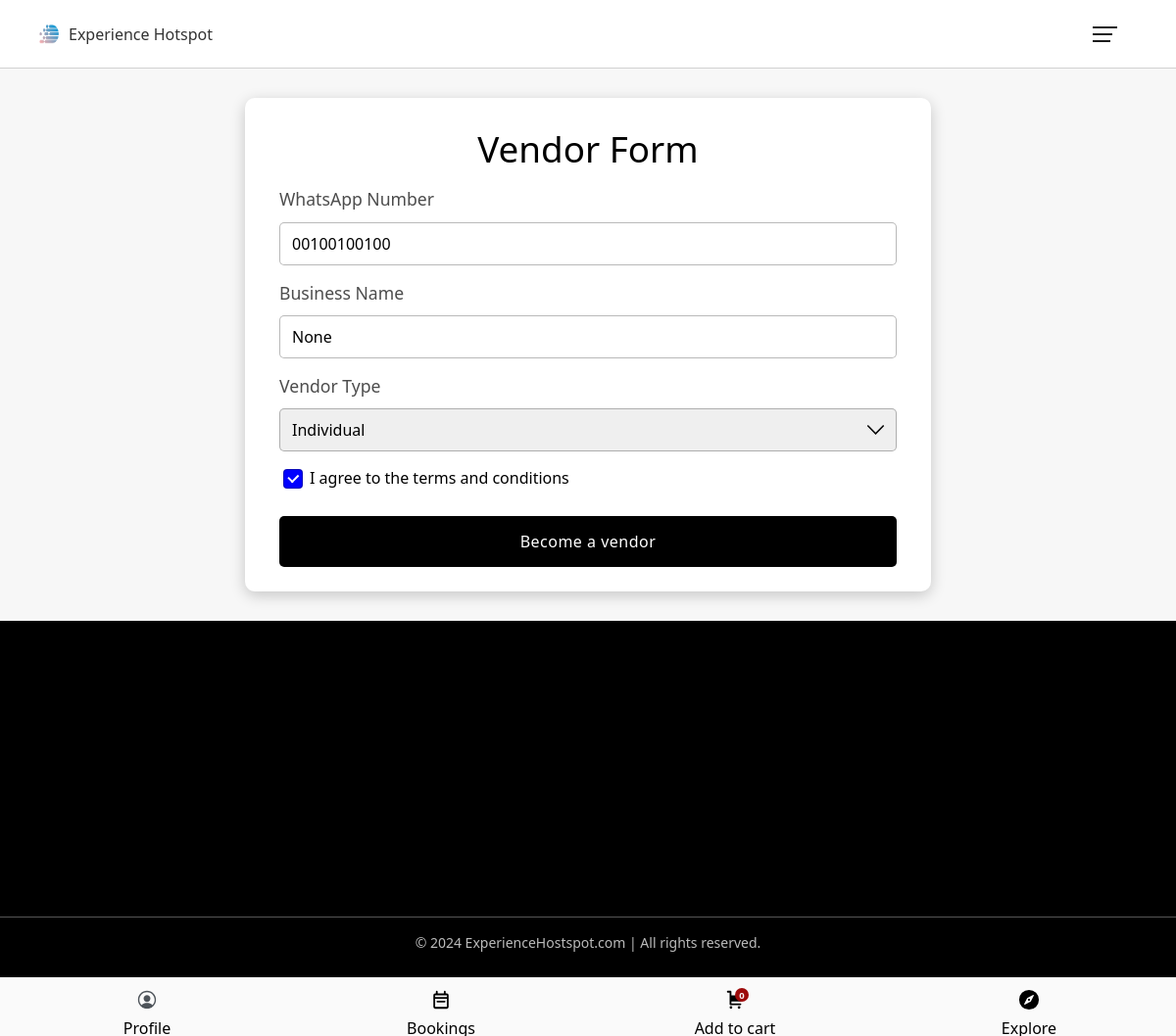
Screenshot of /vendor/form (signed in) with the database file from the repository.
### base/models.py (models this page shows, shortened)
class CustomUser(AbstractUser):
    phone_number = models.CharField(max_length=15, null=True, blank=True)
    business_name = models.CharField(max_length=255, null=True, blank=True)
    vendor_type = models.CharField(max_length=20, choices=[('individual', 'Individual'), ('small_business', 'Small Business'), ('organization', 'Organization')], null=True, blank=True)
    verification_code = models.CharField(max_length=6, blank=True, null=True)  # Store the verification code
    is_verified = models.BooleanField(default=False)
    is_agreed = models.BooleanField(default=False)
    is_vendor  = models.BooleanField(default=False)
    is_online = models.BooleanField(default=False)
    date_birth =models.DateField( null=True)
    role = models.CharField(max_length=10, choices=[('user', 'User'), ('vendor', 'Vendor')], default='user')

### Vendors/views.py (the view, shortened to what this page needs)
# urls.py: path('form',views.form,name="form"),
@login_required(login_url='signin')
def form(request):
    user = request.user
    return render(request, 'vendor/form.html', {
        'user': user,
    })

### base/templates/vendor/form.html (shortened to what this page needs)
{% extends "base.html" %}
{% load static %}
{% block context %}
<!DOCTYPE html>
<html lang="en">
<head>
    <link rel="stylesheet" href="{% static 'css/style.css' %}">
</head>
<body>
<div class="container">
    <div class="row justify-content-center">
        <div class="vendor-form-wrapper">
            <div class="bs util-form-container">
                <h2 class="page-head">Vendor Form</h2>
                <form class="contact-form flex-column gp-5" method="post">
                    <div class="form-control-container">
                        <label for="phone_number" class="form-label">WhatsApp Number</label>
                        <input type="text" class="form-control" id="phone_number" name="phone_number" placeholder="Enter phone number" value="{{ user.phone_number }}" required>
                    </div>
                    <div class="form-control-container">
                        <label for="business_name" class="form-label">Business Name</label>
                        <input type="text" class="form-control" id="business_name" name="business_name" placeholder="Enter business name" value="{{ user.business_name }}">
                    </div>
                    <div class="form-control-container">
                        <label for="vendor_type" class="form-label">Vendor Type</label>
                        <select class="vendor form-select" id="vendor_type" name="vendor_type" required>
                            <option value="individual" {% if user.vendor_type == 'individual' %}selected{% endif %}>Individual</option>
                        </select>
                    </div>
                    <div class="vendor input-container">
                        <input type="checkbox" class="form-check-input" id="is_agreed" name="is_agreed" {% if user.is_agreed %}checked{% endif %}>
                        <label class="form-check-label" for="is_agreed">I agree to the terms and conditions</label>
                    </div>
                    <button type="submit" class="submit-btn btn btn-black">Become a vendor</button>
                </form>
            </div>
        </div>
    </div>
</div>
</body>
</html>
{% endblock context %}

### base/static/css/style.css (style rules this page uses)
* { box-sizing: border-box; }
:root { --font-family: system-ui, -apple-system, BlinkMacSystemFont, 'Segoe UI', Roboto, Oxygen, Ubuntu, Cantarell, 'Open Sans', 'Helvetica Neue', sans-serif; --bg-clr : #7c89f1; --logo-clr: #5172bb; --outline-clr : #a492de; --btn-clr : #7138ff; --variant-clr : #217ef7; --light-text-clr : hsl(0,0%,98%); --btn-trans : scale 1s ease; }
html { scroll-behavior: smooth; }
body { margin : 0; padding : 0; font-family: var(--font-family); line-height: 1.5; }
.flex-column { display: flex; flex-direction: column; justify-content: center; }
.gp-5 { gap : 5px; }
button, input, select, textarea { border : none; font-family: var(--font-family); }
input[type = "radio"], input[type = "checkbox"] { outline: none; }
button { cursor: pointer; -webkit-tap-highlight-color: transparent; transition : scale 1s ease; }
h2,h3,h4,p { margin :5px 0; }
.input-container { display: flex; flex-direction: column; gap : 4px; }
.form-check-input { appearance: none; -webkit-appearance: none; -moz-appearance: none; width : 20px; height : 20px; border : 1px solid hsla(0, 0%, 10%, 0.3); outline : none; border-radius: 4px; transition: background-color .6s ease; cursor: pointer; }
.form-check-input:checked { background-color: blue; position: relative; }
.form-check-input:checked::after { content : ''; position : absolute; top : 50%; left : 50%; width : 5px; height : 8px; border : solid white; border-width : 0 2px 2px 0; transform: rotate(45deg) translate(-100%, -25%); }
.form-label { font-weight: 500; color : hsl(0,0%,30%); font-size: 1.1rem; width : fit-content; margin-bottom: 0px; }
.form-control, .form-select { width : 100%; padding : 10px 12px; font-size: 1rem; border : 1px solid hsla(0,0%,10%,.3); border-radius: 5px; margin-top: 10px; }
.page-head, .section-head { font-weight: 500; font-size: 2.3rem; margin: 0px 0px 10px; }
.btn { padding : 5px 12px; display: inline-block; border-radius: 5px; }
.btn-black { background-color: black; color: white; }
.util-form-container { width : 90%; max-width : 700px; background-color: white; margin: 0px auto; padding : 25px 35px; border-radius: 10px; }
.util-form-container .page-head { text-align: center; }
.form-control-container { margin-bottom: 10px; }
.submit-btn { width : 100%; padding : 15px 0px; font-size: 1rem; letter-spacing: .5px; }
.vendor-form-wrapper { padding: 30px 0px; }
.bs { box-shadow: 0px 4px 15px rgba(0, 0, 0, 0.2); }
.vendor.input-container { flex-direction: row; margin-bottom: 20px; }
.vendor.form-select { appearance: none; -webkit-appearance: none; background-image: url("../img/arrow-45-icon.svg"); background-repeat: no-repeat; background-size: 25px 20px; background-position: right .5rem center; }

### base/templates/vendor/form.html (style rules this page uses)
body { background-color: #f7f7f7; }
.btn-black { background-color: black; color: white; border-radius: 5px; }

### rows the page displays
CustomUser: phone_number "00100100100", business_name "None", vendor_type "Individual", is_agreed "☑"
